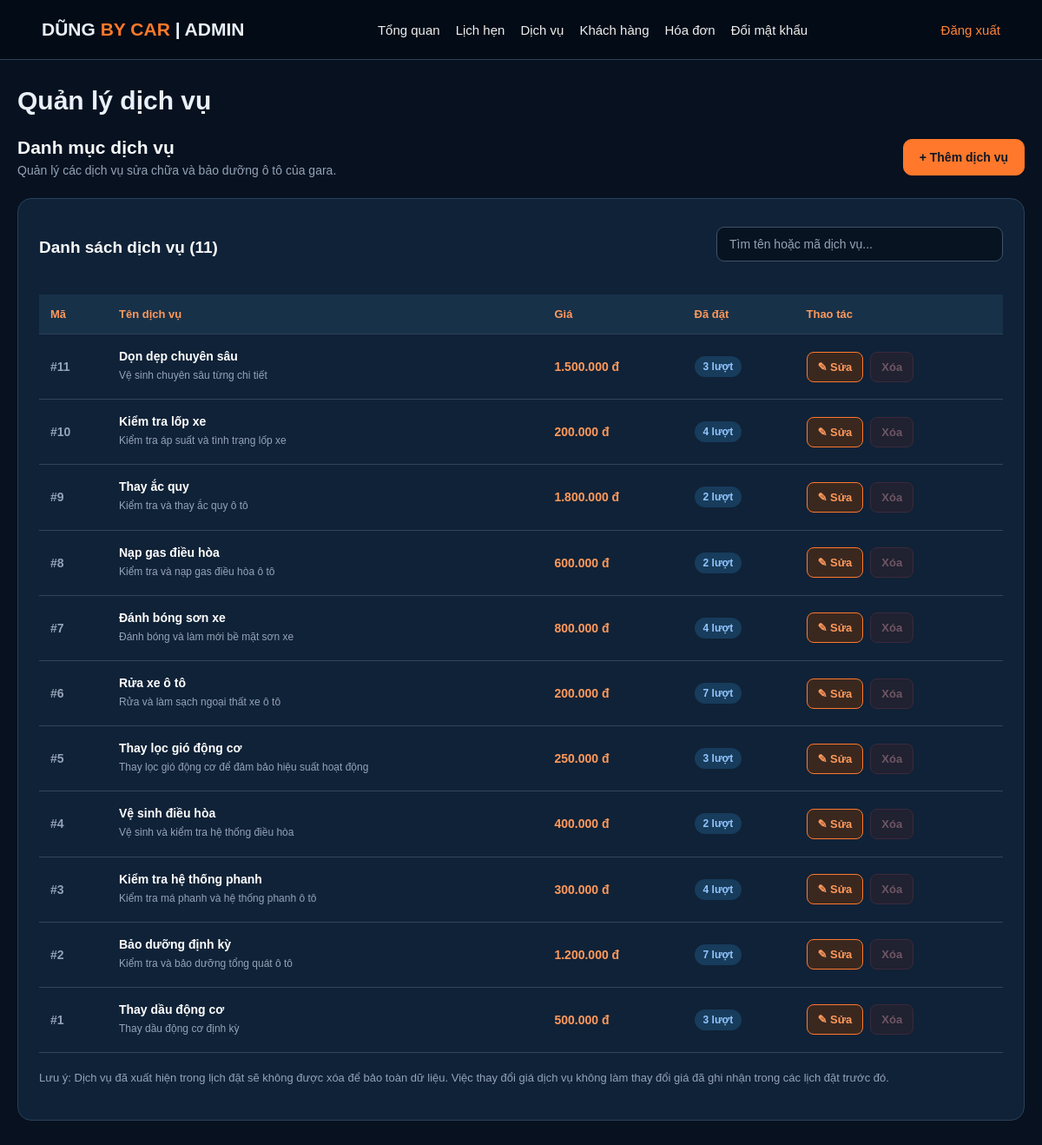
The page /admin/quan_ly_dich_vu.php (signed in) on the database its author committed.
### tables this page shows
CREATE TABLE `dich_vu` (
  `ma_dv` int(11) NOT NULL,
  `ten_dv` varchar(100) NOT NULL,
  `mo_ta` text DEFAULT NULL,
  `don_gia` decimal(12,2) NOT NULL DEFAULT 0.00
);

### admin/quan_ly_dich_vu.php (the view, shortened to what this page needs)
<?php
require_once __DIR__ . '/_core.php';
$stmt = $conn->query("
    SELECT
        d.ma_dv,
        d.ten_dv,
        d.mo_ta,
        d.don_gia,
        (
            SELECT COUNT(*)
            FROM ct_dat_lich c
            WHERE c.ma_dv = d.ma_dv
        ) AS so_lan_dat
    FROM dich_vu d
    ORDER BY d.ma_dv DESC
");
$services = $stmt->fetchAll(PDO::FETCH_ASSOC);
$totalServices = count($services);
?>
<link
    rel="stylesheet"
    href="../assets/css/quan_ly_dich_vu.css"
>
<div class="sv-wrap">
    <div class="sv-top">
        <div class="sv-top-info">
            <h2>Danh mục dịch vụ</h2>
            <p>
                Quản lý các dịch vụ sửa chữa và
                bảo dưỡng ô tô của gara.
            </p>
        </div>
        <button
            type="button"
            class="sv-add-btn"
            onclick="showAddForm()"
        >
            + Thêm dịch vụ
        </button>
    </div>
    <section class="sv-panel">
        <div class="sv-toolbar">
            <h2>
                Danh sách dịch vụ
                (<?= (int)$totalServices ?>)
            </h2>
            <input
                type="search"
                class="sv-search"
                id="serviceSearch"
                placeholder="Tìm tên hoặc mã dịch vụ..."
                oninput="filterServices()"
            >
        </div>
        <div class="sv-table-wrap">
            <table class="sv-table">
                <thead>
                    <tr>
                        <th>Mã</th>
                        <th>Tên dịch vụ</th>
                        <th>Giá</th>
                        <th>Đã đặt</th>
                        <th>Thao tác</th>
                    </tr>
                </thead>
                <tbody id="serviceTableBody">
                    <?php if (empty($services)): ?>
                        <tr>
                            <td colspan="5" class="sv-empty">
                                Chưa có dịch vụ nào.
                            </td>
                        </tr>
                    <?php else: ?>
                        <?php foreach ($services as $r): ?>
                            <?php
                                $used = (int)$r['so_lan_dat'] > 0;
                            ?>
                            <tr class="sv-service-row">
                                <td>
                                    <span class="sv-id">
                                        #<?= (int)$r['ma_dv'] ?>
                                    </span>
                                </td>
                                <td>
                                    <span class="sv-name">
                                        <?= h($r['ten_dv']) ?>
                                    </span>
                                    <?php if (
                                        trim((string)$r['mo_ta']) !== ''
                                    ): ?>
                                        <span class="sv-desc">
                                            <?= h($r['mo_ta']) ?>
                                        </span>
                                    <?php endif; ?>
                                </td>
                                <td>
                                    <span class="sv-price">
                                        <?= cash($r['don_gia']) ?>
                                    </span>
                                </td>
                                <td>
                                    <?php if ($used): ?>
                                        <span class="sv-badge">
                                            <?= (int)$r['so_lan_dat'] ?> lượt
                                        </span>
                                    <?php else: ?>
                                        <span class="sv-badge sv-badge-unused">
                                            Chưa có
                                        </span>
                                    <?php endif; ?>
                                </td>
                                <td>
                                    <div class="sv-actions">
                                        <button
                                            type="button"
                                            class="sv-edit-btn"
                                            data-id="<?= (int)$r['ma_dv'] ?>"
                                            data-name="<?= h($r['ten_dv']) ?>"
                                            data-price="<?= h($r['don_gia']) ?>"
                                            data-desc="<?= h($r['mo_ta']) ?>"
                                            onclick="showEditForm(this)"
                                        >
                                            ✎ Sửa
                                        </button>
                                        <form
                                            method="POST"
                                            onsubmit="return confirm('Bạn chắc chắn muốn xóa dịch vụ này?')"
                                        >
                                            <button
                                                type="submit"
                                                class="sv-delete-btn"
                                                <?= $used
                                                    ? 'disabled title="Dịch vụ đã có trong lịch đặt"'
                                                    : '' ?>
                                            >
                                                Xóa
                                            </button>
                                        </form>
                                    </div>
                                </td>
                            </tr>
                        <?php endforeach; ?>
                    <?php endif; ?>
                </tbody>
            </table>
        </div>
        <p class="sv-note">
            Lưu ý: Dịch vụ đã xuất hiện trong lịch đặt
            sẽ không được xóa để bảo toàn dữ liệu.
            Việc thay đổi giá dịch vụ không làm thay đổi
            giá đã ghi nhận trong các lịch đặt trước đó.
        </p>
    </section>
</div>

### assets/css/admin.css (style rules this page uses)
* { box-sizing: border-box }
body { margin: 0; background: #07111f; color: #eaf1fa; font: 15px Arial, sans-serif }
table { width: 100%; border-collapse: collapse; min-width: 700px }
td, th { text-align: left; padding: 13px 9px; border-bottom: 1px solid #2b4057 }
th { color: #a6bcd3 }
input, textarea, select { display: block; background: #091827; color: white; border: 1px solid #465a71; border-radius: 7px; padding: 11px; min-width: 170px; margin: 8px 0 16px; font: inherit }
button { border: 0; border-radius: 7px; background: #ff7827; color: #091827; font-weight: bold; padding: 11px 17px; cursor: pointer }

### assets/css/quan_ly_dich_vu.css (style rules this page uses)
.sv-wrap { display: flex; flex-direction: column; gap: 24px; }
.sv-top { display: flex; align-items: center; justify-content: space-between; flex-wrap: wrap; gap: 16px; }
.sv-top-info h2 { margin: 0 0 6px; font-size: 21px; color: #f8fafc; }
.sv-top-info p { margin: 0; color: #94a3b8; font-size: 14px; }
.sv-add-btn { display: inline-flex; align-items: center; justify-content: center; padding: 12px 18px; background: #ff782b; border: 1px solid #ff782b; border-radius: 10px; color: #111827; font-size: 14px; font-weight: 700; cursor: pointer; }
.sv-panel { padding: 24px; border: 1px solid #29415a; border-radius: 16px; background: #102237; }
.sv-toolbar { display: flex; align-items: center; justify-content: space-between; flex-wrap: wrap; gap: 15px; margin-bottom: 22px; }
.sv-toolbar h2 { margin: 0; font-size: 19px; color: #f8fafc; }
.sv-search { width: min(330px, 100%); padding: 11px 14px; border: 1px solid #40536a; border-radius: 9px; background: #071321; color: #fff; font-size: 14px; }
.sv-search::placeholder { color: #94a3b8; }
.sv-table-wrap { width: 100%; overflow-x: auto; }
.sv-table { width: 100%; border-collapse: collapse; min-width: 740px; }
.sv-table th { padding: 15px 13px; background: #173149; color: #ff995b; font-size: 13px; text-align: left; }
.sv-table td { padding: 17px 13px; border-bottom: 1px solid #34445a; color: #e2e8f0; font-size: 14px; vertical-align: middle; }
.sv-id { font-weight: 700; color: #94a3b8; }
.sv-name { font-weight: 700; color: #fff; }
.sv-desc { display: block; max-width: 310px; margin-top: 5px; color: #94a3b8; font-size: 12px; line-height: 1.6; }
.sv-price { color: #ff995b; font-weight: 800; white-space: nowrap; }
.sv-badge { display: inline-block; padding: 5px 10px; border-radius: 20px; background: #173c5c; color: #93c5fd; font-size: 12px; font-weight: 700; }
.sv-actions { display: flex; align-items: center; gap: 8px; }
.sv-actions form { margin: 0; }
.sv-edit-btn, .sv-delete-btn { padding: 9px 12px; border-radius: 8px; font-size: 13px; font-weight: 700; cursor: pointer; }
.sv-edit-btn { border: 1px solid #ff782b; background: #3a281f; color: #ff995b; }
.sv-delete-btn { border: 1px solid #7f3541; background: #3a2029; color: #fca5a5; }
.sv-delete-btn:disabled { opacity: .4; cursor: not-allowed; }
.sv-note { margin-top: 18px; color: #94a3b8; font-size: 13px; line-height: 1.7; }

### rows shown on the page
dich_vu: ma_dv "11", ten_dv "Dọn dẹp chuyên sâu", mo_ta "Vệ sinh chuyên sâu từng chi tiết", don_gia "1.500.000 đ", so_lan_dat "3"
dich_vu: ma_dv "10", ten_dv "Kiểm tra lốp xe", mo_ta "Kiểm tra áp suất và tình trạng lốp xe", don_gia "200.000 đ", so_lan_dat "4"
dich_vu: ma_dv "9", ten_dv "Thay ắc quy", mo_ta "Kiểm tra và thay ắc quy ô tô", don_gia "1.800.000 đ", so_lan_dat "2"
dich_vu: ma_dv "8", ten_dv "Nạp gas điều hòa", mo_ta "Kiểm tra và nạp gas điều hòa ô tô", don_gia "600.000 đ", so_lan_dat "2"
dich_vu: ma_dv "7", ten_dv "Đánh bóng sơn xe", mo_ta "Đánh bóng và làm mới bề mặt sơn xe", don_gia "800.000 đ", so_lan_dat "4"
dich_vu: ma_dv "6", ten_dv "Rửa xe ô tô", mo_ta "Rửa và làm sạch ngoại thất xe ô tô", don_gia "200.000 đ", so_lan_dat "7"
dich_vu: ma_dv "5", ten_dv "Thay lọc gió động cơ", mo_ta "Thay lọc gió động cơ để đảm bảo hiệu suất hoạt động", don_gia "250.000 đ", so_lan_dat "3"
dich_vu: ma_dv "4", ten_dv "Vệ sinh điều hòa", mo_ta "Vệ sinh và kiểm tra hệ thống điều hòa", don_gia "400.000 đ", so_lan_dat "2"
dich_vu: ma_dv "3", ten_dv "Kiểm tra hệ thống phanh", mo_ta "Kiểm tra má phanh và hệ thống phanh ô tô", don_gia "300.000 đ", so_lan_dat "4"
dich_vu: ma_dv "2", ten_dv "Bảo dưỡng định kỳ", mo_ta "Kiểm tra và bảo dưỡng tổng quát ô tô", don_gia "1.200.000 đ", so_lan_dat "7"
dich_vu: ma_dv "1", ten_dv "Thay dầu động cơ", mo_ta "Thay dầu động cơ định kỳ", don_gia "500.000 đ", so_lan_dat "3"

### other values the page prints
$name "Tổng quan"
$name "Lịch hẹn"
$name "Dịch vụ"
$name "Khách hàng"
$name "Hóa đơn"
$name "Đổi mật khẩu"
$title "Quản lý dịch vụ"
$totalServices "11"
